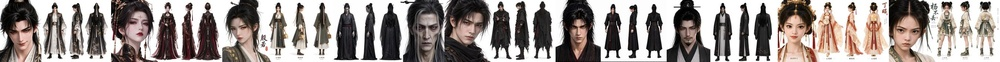
#> input picture contact.jpg, 1000 x 62 px, shrunk from 2700 x 168 before the run
$ python e_smoothhair.py ../contact.jpg ../contact.jpg 1.0 5
#> lines starting #> are read from the running program, lines starting #| are printed output that depends on the picture
"""E 组：精灵外沿发丝去网（逆光飞丝 + 灰底缝隙在暗底上读成网格/白毛边）。
以原抠图为准：取「实心」alpha(>0.9) 的平滑外包络、再内缩 shrink px → 与原 alpha 取 min，外沿 2px 羽化；外沿 40px 带内亮度压到内侧参考（去白边）。
  python3 tools/e_smoothhair.py in_cut.png out_cut.png [sig=10] [shrink=10]"""
import sys, numpy as np, cv2
from PIL import Image
src, dst = sys.argv[1], sys.argv[2]
sig = float(sys.argv[3]) if len(sys.argv) > 3 else 10; shrink = int(sys.argv[4]) if len(sys.argv) > 4 else 10
im = np.asarray(Image.open(src).convert('RGBA')).astype(np.float32)
C, a = im[..., :3], im[..., 3] / 255
#> a: shape (62, 1000) float32; every value is 1
solid = (a > 0.5).astype(np.uint8)
#> solid: shape (62, 1000); every value is 1
ff = solid.copy(); hh, ww = ff.shape; msk = np.zeros((hh + 2, ww + 2), np.uint8)
#> after `hh, ww = ff.shape`: hh = 62; ww = 1000
ff2 = np.pad(ff, 1); cv2.floodFill(ff2, np.zeros((hh + 4, ww + 4), np.uint8), (0, 0), 2)
#> after `ff2 = np.pad(ff, 1)`:
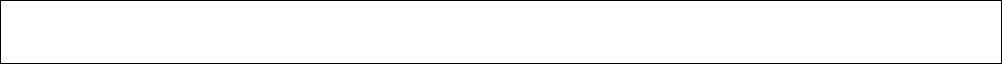
#> ff2: shape (64, 1002); values 0 (black) and 1 (white), 96.7% white; black in thin lines or dots
#> after `cv2.floodFill(ff2, np.zeros((hh + 4, ww + 4), np.uint8), (0, 0), 2)`: ff2: shape (64, 1002); values 1 (black) and 2 (white), 3.3% white in thin lines or dots
solid = (ff2[1:-1, 1:-1] != 2).astype(np.uint8)                     # 填掉内部洞（白发缕与灰底同色被抠成洞）
solid = cv2.morphologyEx(solid, cv2.MORPH_OPEN, cv2.getStructuringElement(cv2.MORPH_ELLIPSE, (15, 15)))
env = (cv2.GaussianBlur(solid.astype(np.float32), (0, 0), sig) > 0.55).astype(np.uint8)
n, lab, st, _ = cv2.connectedComponentsWithStats(env, 8)
#> lab: shape (62, 1000) int32; every value is 1
#> n = 2; st = [[-1, 2147483647, 0, 0, 0], [0, 0, 1000, 62, 62000]]
env = (lab == 1 + np.argmax(st[1:, cv2.CC_STAT_AREA])).astype(np.uint8)
env = cv2.erode(env, cv2.getStructuringElement(cv2.MORPH_ELLIPSE, (2 * shrink + 1, 2 * shrink + 1)))
fill = cv2.morphologyEx(env, cv2.MORPH_CLOSE, cv2.getStructuringElement(cv2.MORPH_ELLIPSE, (31, 31)))
envf = cv2.GaussianBlur(fill.astype(np.float32), (0, 0), 1.8)
#> envf: shape (62, 1000) float32; every value is 1
inner = cv2.erode(fill, np.ones((61, 61), np.uint8)).astype(np.float32)
A2 = np.minimum(np.maximum(a, cv2.erode(fill, np.ones((9, 9), np.uint8)).astype(np.float32)), envf)                     # 内部保持原 alpha（内部实心），外沿被平滑包络截掉飞丝
band = np.clip(envf - inner, 0, 1)
#> band: shape (62, 1000) float32; every value is 1.19e-07
num = cv2.GaussianBlur(C * inner[..., None], (0, 0), 24); den = cv2.GaussianBlur(inner, (0, 0), 24)[..., None]
#> after `num = cv2.GaussianBlur(C * inner[..., None], (0, 0), 24)`:
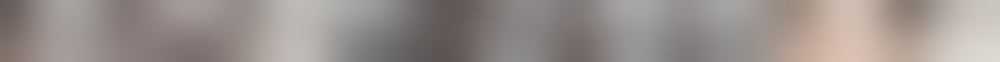
#> num: shape (62, 1000, 3) float32; mean R, G, B 153.3, 145, 141.4
#> after `den = cv2.GaussianBlur(inner, (0, 0), 24)[..., None]`: den: shape (62, 1000, 1) float32; every value is 1
ref = num / np.maximum(den, 1e-3)
lum = C.mean(-1, keepdims=True); rl = ref.mean(-1, keepdims=True)
#> after `lum = C.mean(-1, keepdims=True)`:
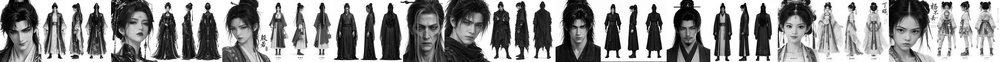
#> lum: shape (62, 1000, 1) float32; min 0, max 255, mean 147.4
#> after `rl = ref.mean(-1, keepdims=True)`:
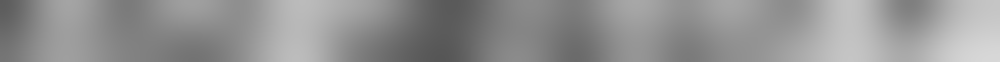
#> rl: shape (62, 1000, 1) float32; min 86.47, max 216, mean 146.6
Cc = np.where(lum > rl * 1.1, C * (rl * 1.1 / np.maximum(lum, 1)), C)
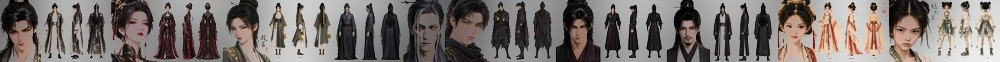
#> Cc: shape (62, 1000, 3) float32; mean R, G, B 121.2, 113.4, 110
C2 = C * (1 - band[..., None]) + Cc * band[..., None]
Image.fromarray(np.dstack([np.clip(C2, 0, 255), np.clip(A2, 0, 1) * 255]).astype(np.uint8), 'RGBA').save(dst)
print(dst)
